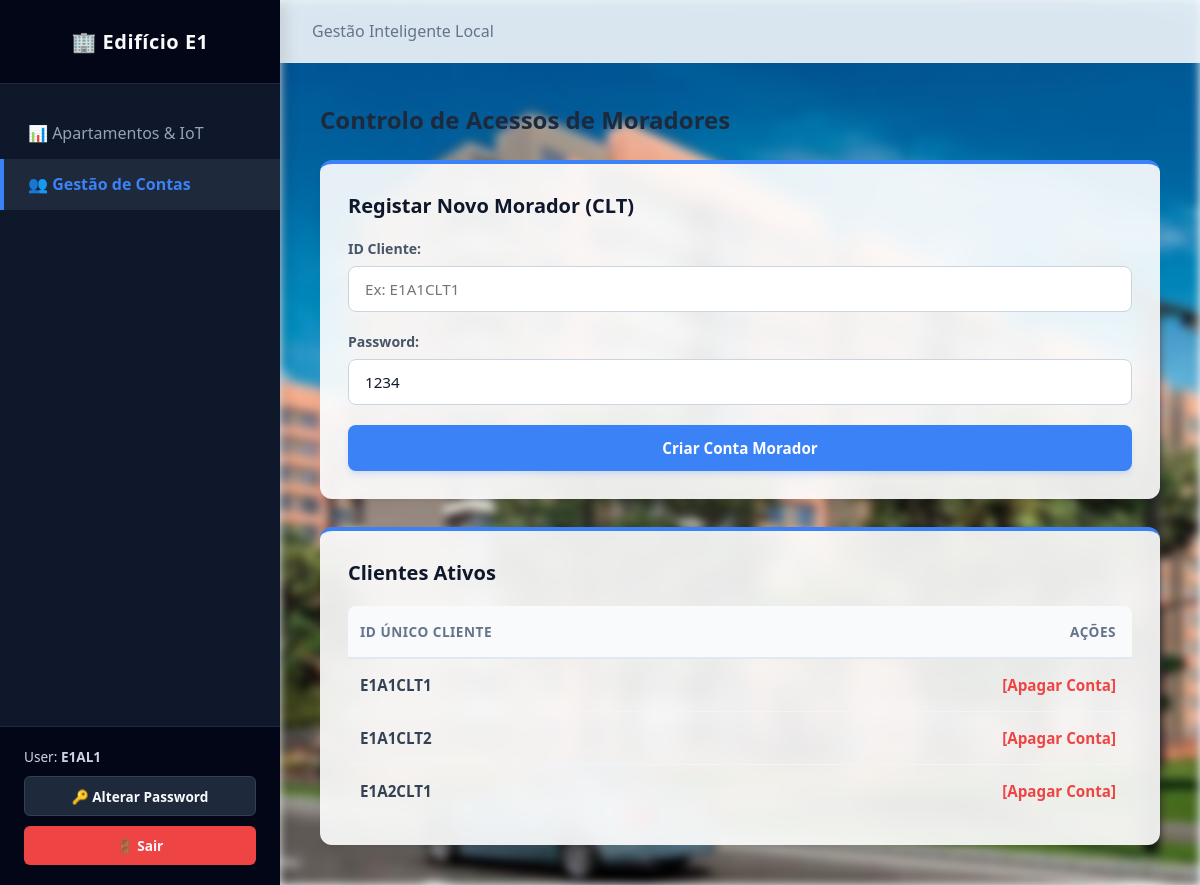
The page /dashboard_al.php?edificio=E1&tab=contas (signed in) on the database its author committed.
### tables this page shows
CREATE TABLE utilizadores (
    id_unico TEXT PRIMARY KEY,
    password TEXT NOT NULL,
    tipo_acesso TEXT NOT NULL
);

### dashboard_al.php (the view, shortened to what this page needs)
<?php
$user_id = $_SESSION['user_id'];
$user_tipo = $_SESSION['user_tipo'];
$db = new SQLite3('database.db');
if ($user_tipo === 'AG') {
    $meu_edificio = isset($_GET['edificio']) ? strtoupper(trim($_GET['edificio'])) : 'E1';
} else {
    preg_match('/^(E\d+)/i', $user_id, $matches);
    $meu_edificio = isset($matches[1]) ? strtoupper($matches[1]) : 'E1';
}
$tab_ativa = isset($_GET['tab']) ? $_GET['tab'] : 'apartamentos';
$stmt_moradores = $db->prepare("SELECT * FROM utilizadores WHERE id_unico LIKE :prefixo AND tipo_acesso = 'CLT'");
$stmt_moradores->bindValue(':prefixo', $meu_edificio . '%', SQLITE3_TEXT);
$moradores = $stmt_moradores->execute();
?>
<!DOCTYPE html>
<html lang="pt">
<head>
    <link rel="stylesheet" href="css/styles.css?v=1.1">
</head>
<body>
    <div class="app-wrapper">
        <aside class="sidebar">
            <div>
                <div class="sidebar-header">🏢 Edifício <?php echo $meu_edificio; ?></div>
                <ul class="sidebar-menu">
                    <li class="sidebar-item <?php echo ($tab_ativa === 'apartamentos') ? 'active' : ''; ?>">
                        <a href="dashboard_al.php?edificio=<?php echo $meu_edificio; ?>&tab=apartamentos">📊 Apartamentos & IoT</a>
                    </li>
                    <li class="sidebar-item <?php echo ($tab_ativa === 'contas') ? 'active' : ''; ?>">
                        <a href="dashboard_al.php?edificio=<?php echo $meu_edificio; ?>&tab=contas">👥 Gestão de Contas</a>
                    </li>
                </ul>
            </div>
            <div class="sidebar-footer">
                <div>User: <strong><?php echo $user_id; ?></strong></div>
                <a href="alterar_password.php" class="btn-sidebar-action">🔑 Alterar Password</a>
                <a href="index.html" class="btn-sidebar-action btn-sidebar-logout">🚪 Sair</a>
            </div>
        </aside>
        <div class="main-content">
            <header class="top-bar">
                <div>
                    <?php if ($user_tipo === 'AG'): ?>
                        <a href="dashboard_ag.php" class="btn-action" style="background:#64748b; color:white; text-decoration:none;">← Painel Geral AG</a>
                    <?php else: ?>
                        <span style="color:#64748b; font-weight:500;">Gestão Inteligente Local</span>
                    <?php endif; ?>
                </div>
            </header>
            <main class="container">
                <?php if ($tab_ativa === 'contas'): ?>
                    <h2>Controlo de Acessos de Moradores</h2>
                    <div class="grid-layout">
                        <div class="card" style="flex: 1 1 350px;">
                            <h3 class="card-title">Registar Novo Morador (CLT)</h3>
                            <form method="POST" action="dashboard_al.php?edificio=<?php echo $meu_edificio; ?>&tab=contas">
                                <div class="form-group">
                                    <label>ID Cliente:</label>
                                    <input type="text" name="clt_id" placeholder="Ex: <?php echo $meu_edificio; ?>A1CLT1" required>
                                </div>
                                <div class="form-group">
                                    <label>Password:</label>
                                    <input type="text" name="clt_pass" value="1234" required>
                                </div>
                                <button type="submit" name="criar_clt" class="btn-submit">Criar Conta Morador</button>
                            </form>
                        </div>
                        <div class="card" style="flex: 1 1 500px;">
                            <h3 class="card-title">Clientes Ativos</h3>
                            <div class="table-responsive">
                                <table>
                                    <thead><tr><th>ID Único Cliente</th><th>Ações</th></tr></thead>
                                    <tbody>
                                        <?php while($row = $moradores->fetchArray(SQLITE3_ASSOC)): ?>
                                            <tr>
                                                <td><strong><?php echo $row['id_unico']; ?></strong></td>
                                                <td><a href="dashboard_al.php?edificio=<?php echo $meu_edificio; ?>&tab=contas&eliminar_clt=<?php echo $row['id_unico']; ?>" onclick="return confirm('Remover morador?')" style="color:#ef4444; text-decoration:none; font-weight:bold;">[Apagar Conta]</a></td>
                                            </tr>
                                        <?php endwhile; ?>
                                    </tbody>
                                </table>
                            </div>
                        </div>
                    </div>
                <?php endif; ?>
            </main>
        </div>
    </div>
</body>
</html>

### css/styles.css (style rules this page uses)
* { margin: 0; padding: 0; box-sizing: border-box; font-family: 'Segoe UI', system-ui, -apple-system, sans-serif; }
body { background: #f1f5f9; color: #1e293b; min-height: 100vh; display: flex; }
.app-wrapper { display: flex; min-height: 100vh; width: 100%; }
.sidebar { width: 280px; background-color: #0f172a; color: #f8fafc; display: flex; flex-direction: column; justify-content: space-between; flex-shrink: 0; box-shadow: 4px 0 15px rgba(0, 0, 0, 0.15); z-index: 10; }
.sidebar-header { padding: 1.75rem 1.5rem; background-color: #020617; font-size: 1.25rem; font-weight: 700; border-bottom: 1px solid #1e293b; text-align: center; letter-spacing: 0.5px; }
.sidebar-menu { list-style: none; padding: 1.5rem 0; flex: 1; }
.sidebar-item a { display: flex; align-items: center; gap: 12px; padding: 0.9rem 1.5rem; color: #94a3b8; text-decoration: none; font-weight: 500; border-left: 4px solid transparent; transition: all 0.2s ease; }
.sidebar-item.active a { background-color: #1e293b; color: #3b82f6; border-left-color: #3b82f6; font-weight: 600; }
.sidebar-footer { padding: 1.25rem 1.5rem; border-top: 1px solid #1e293b; background-color: #020617; font-size: 0.85rem; color: #cbd5e1; display: flex; flex-direction: column; gap: 10px; }
.btn-sidebar-action { display: block; text-align: center; padding: 0.6rem; background: #1e293b; color: #f8fafc; text-decoration: none; border-radius: 6px; font-weight: 600; font-size: 0.85rem; transition: background 0.2s; border: 1px solid #334155; }
.btn-sidebar-logout { background: #ef4444; border: none; }
.main-content { flex: 1; display: flex; flex-direction: column; position: relative; background-color: #f8fafc; }
.main-content::before { content: ""; position: absolute; top: 0; left: 0; width: 100%; height: 100%; background-image: url('../images/fundo.jpg'); background-size: cover; background-position: center; background-repeat: no-repeat; filter: blur(5px); pointer-events: none; z-index: 1; }
.top-bar { background-color: rgba(255, 255, 255, 0.85); backdrop-filter: blur(8px); padding: 1.25rem 2rem; display: flex; justify-content: space-between; align-items: center; border-bottom: 1px solid #e2e8f0; z-index: 5; }
.container { padding: 2.5rem; flex: 1; max-width: 1400px; margin: 0 auto; width: 100%; position: relative; z-index: 5; }
.grid-layout { display: flex; flex-wrap: wrap; gap: 1.75rem; margin-top: 1.5rem; }
.card { background: rgba(255, 255, 255, 0.9); backdrop-filter: blur(10px); padding: 1.75rem; border-radius: 12px; border-top: 4px solid #3b82f6; box-shadow: 0 10px 15px -3px rgba(0, 0, 0, 0.05), 0 4px 6px -2px rgba(0, 0, 0, 0.05); flex: 1 1 calc(33.333% - 1.75rem); min-width: 320px; }
.card-title { font-size: 1.25rem; font-weight: 700; margin-bottom: 1.25rem; color: #0f172a; display: flex; align-items: center; gap: 8px; }
.form-group { margin-bottom: 1.25rem; }
.form-group label { display: block; margin-bottom: 0.5rem; font-weight: 600; color: #475569; font-size: 0.88rem; }
.form-group input, .form-group select { width: 100%; padding: 0.75rem 1rem; border: 1px solid #cbd5e1; border-radius: 8px; font-size: 0.95rem; color: #0f172a; background-color: #ffffff; transition: all 0.2s; }
.btn-submit { width: 100%; padding: 0.8rem; background-color: #3b82f6; color: white; border: none; border-radius: 8px; font-size: 0.95rem; font-weight: 600; cursor: pointer; box-shadow: 0 4px 6px -1px rgba(59, 130, 246, 0.2); transition: all 0.2s; }
.table-responsive { width: 100%; overflow-x: auto; margin-top: 1rem; background: transparent; border-radius: 8px; }
table { width: 100%; border-collapse: collapse; }
th { background-color: #f8fafc; color: #64748b; font-weight: 600; font-size: 0.85rem; text-transform: uppercase; letter-spacing: 0.5px; padding: 1rem 0.75rem; border-bottom: 2px solid #e2e8f0; }
td { padding: 1rem 0.75rem; border-bottom: 1px solid #f1f5f9; font-size: 0.95rem; color: #334155; }
tr:last-child td { border-bottom: none; }
.table-responsive table { table-layout: fixed; }
th:nth-child(1), td:nth-child(1) { text-align: left; }
th:nth-child(2), td:nth-child(2) { text-align: right; padding-right: 1rem; }

### rows shown on the page
utilizadores: id_unico "E1A1CLT1"
utilizadores: id_unico "E1A1CLT2"
utilizadores: id_unico "E1A2CLT1"

### other values the page prints
$meu_edificio "E1"
$user_id "E1AL1"
